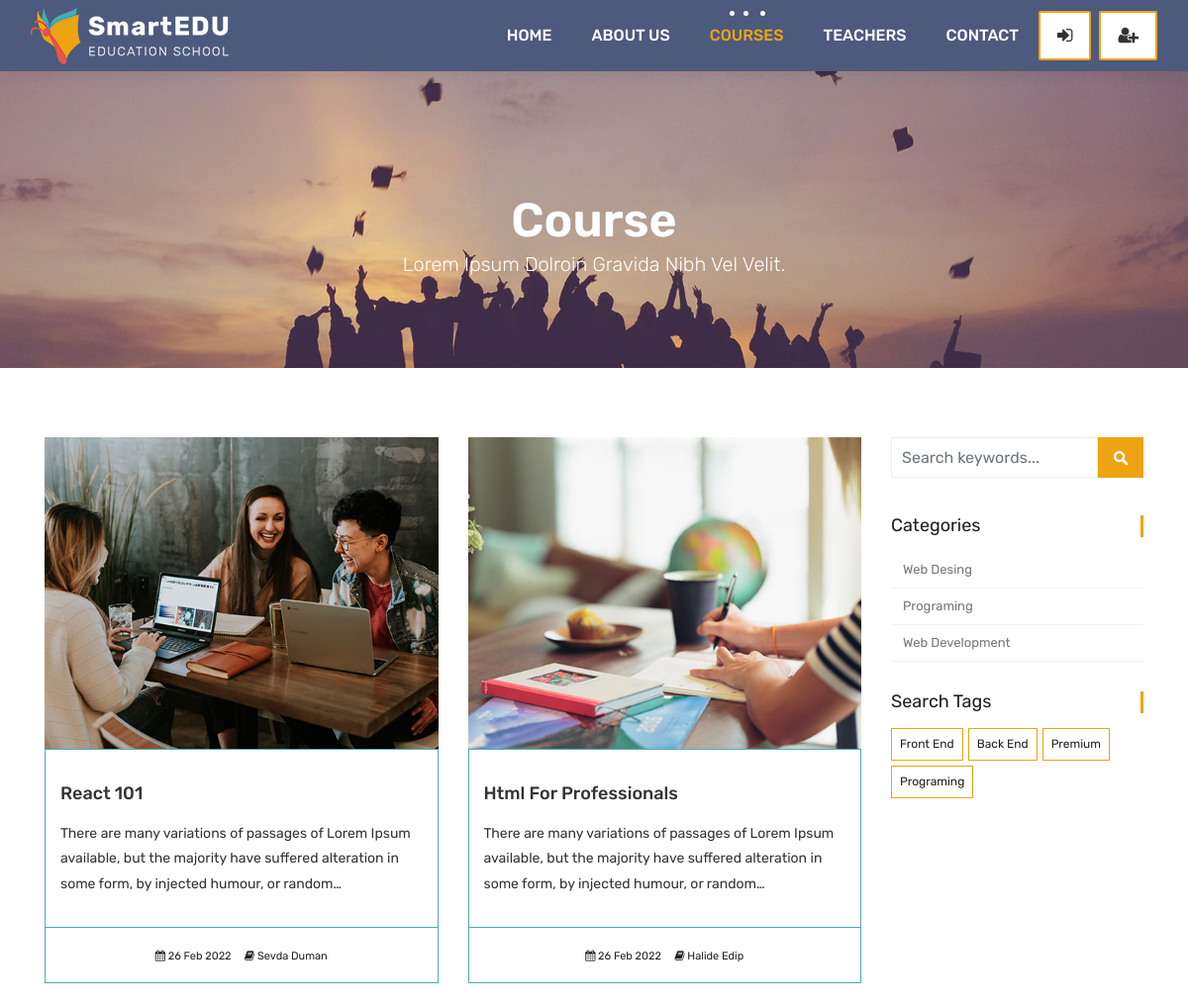
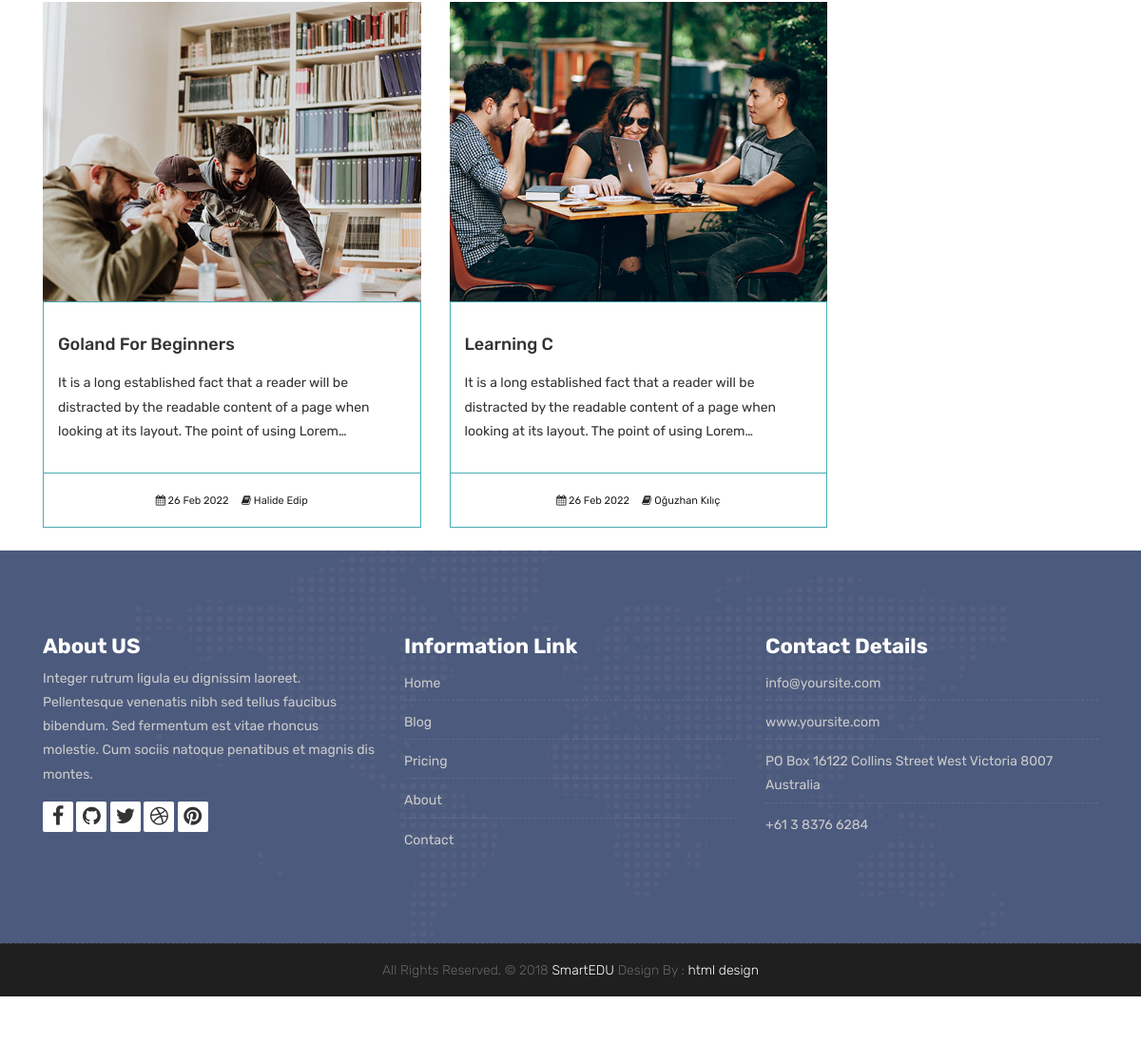
Page /courses/ on the committed database (2 pictures, top to bottom).
### courses/models.py (models this page shows, shortened)
class Course(models.Model):
	teacher = models.ForeignKey(Teacher, null=True, on_delete=models.CASCADE)
	name = models.CharField(max_length=200, unique=True, verbose_name="Kurs Adı",help_text="Kursu Adını Yazınız")
	category = models.ForeignKey(Category, null=True, on_delete=models.DO_NOTHING)
	tags = models.ManyToManyField(Tag, blank=True, null=True)
	students = models.ManyToManyField(User, blank=True, related_name='courses_joined')
	description = models.TextField(blank=True, null=True)
	image = models.ImageField(upload_to="courses/%Y/%m/%d/")
	date = models.DateTimeField(auto_now=True)
	available = models.BooleanField(default=True)

class Category(models.Model):
	name = models.CharField(max_length=50, null=True)
	slug = models.SlugField(max_length=50, unique=True, null=True)

class Tag(models.Model):
	name = models.CharField(max_length=50, null=True)
	slug = models.SlugField(max_length=50, unique=True, null=True)

### teachers/models.py (models this page shows)
class Teacher(models.Model):
	name = models.CharField(max_length=50)
	title = models.CharField(max_length=50)
	description = models.TextField(blank=True)
	image = models.ImageField(upload_to="courses/%Y/%m/%d/")
	facebook = models.URLField(max_length=100, blank=True)
	twitter = models.URLField(max_length=100, blank=True)
	linkedin = models.URLField(max_length=100, blank=True)
	youtube = models.URLField(max_length=100, blank=True)
	def __str__(self):
		return self.name

### courses/views.py (the view)
# urls.py: path('', views.course_list, name='courses'),
def course_list(request, category_slug=None, tag_slug=None):
	category_page = None
	tag_page = None
	categories = Category.objects.all()
	tags = Tag.objects.all()
	current_user = request.user
	if category_slug != None:
		category_page = get_object_or_404(Category,slug=category_slug)
		courses = Course.objects.filter(available=True, category=category_page)
	elif tag_slug !=None:
		tag_page =get_object_or_404(Tag, slug=tag_slug)
		courses = Course.objects.filter(available=True, tags=tag_page)
	else:
		if current_user.is_authenticated:
			enrolled_courses = current_user.courses_joined.all()
			courses = Course.objects.all().order_by('-date')
			for course in enrolled_courses:
				courses = courses.exclude(id=course.id)
		else:
			courses = Course.objects.all().order_by('-date')
	context = {
		'courses': courses,
		'categories': categories,
		'tags': tags
 	}
	return render(request, 'courses.html', context)

### templates/courses.html
{% extends 'partials/_base.html' %}
{% load static %}
{% block content %}
<div class="all-title-box">
	<div class="container text-center">
		<h1>Course<span class="m_1">Lorem Ipsum dolroin gravida nibh vel velit.</span></h1>
	</div>
</div>
<div id="overviews" class="section wb">
	<div class="container">
		<div class="row">
			<div class="col-lg-9 blog-post-single">
				<div class="row">
					{% for course in courses  %}
					<div class="col-lg-6 col-md-6 col-12 mb-4">
						<div class="course-item">
							<div class="image-blog">
								<img src="{{course.image.url}}" alt="" class="img-fluid">
							</div>
							<div class="course-br">
								<div class="course-title">
									<h2><a href="{% url 'course_detail' course.category.slug course.id %}"
											title="">{{course.name}}</a></h2>
								</div>
								<div class="course-desc">
									<p>{{course.description | truncatechars:150 }}</p>
								</div>
							</div>
							<div class="course-meta-bot">
								<ul>
									<li><i class="fa fa-calendar" aria-hidden="true"></i> {{course.date|date:"d M Y"}}
									</li>
									<li><i class="fa fa-book" aria-hidden="true"></i> {{course.teacher}}</li>
								</ul>
							</div>
						</div>
					</div>
					{% endfor %}
				</div>
			</div>
			<div class="col-lg-3 col-12 right-single">
				<div class="widget-search">
					<div class="site-search-area">
						<form method="get" id="site-searchform" action="{% url 'search' %}">
							<div>
								<input class="input-text form-control" name="search" placeholder="Search keywords..."
									type="text">
								<input id="searchsubmit" value="Search" type="submit">
							</div>
						</form>
					</div>
				</div>
				<div class="widget-categories">
					<h3 class="widget-title">Categories</h3>
					<ul>
						{% for category in categories %}
						<li><a href="{% url 'courses_by_category' category.slug %}">{{category.name}}</a></li>
						{% endfor %}
					</ul>
				</div>
				<div class="widget-tags">
					<h3 class="widget-title">Search Tags</h3>
					<ul class="tags">
						{% for tag in tags %}
						<li><a href="{% url 'courses_by_tag' tag.slug %}">{% if tag.slug in request.path %}
								<b>{{tag.name}}</b>
								{% else %}{{tag.name}}
								{% endif %}
							</a></li>
						{% endfor %}
					</ul>
				</div>
			</div>
		</div>
	</div>
	{% endblock %}

### templates/partials/_base.html (shortened to what this page needs)
{% load static %}
<!DOCTYPE html>
<html lang="en">
<link rel="stylesheet" href="{% static 'css/bootstrap.min.css' %}">
<link rel="stylesheet" href="{% static 'style.css' %}">
<link rel="stylesheet" href="{% static 'css/versions.css' %}">
<link rel="stylesheet" href="{% static 'css/responsive.css' %}">
<link rel="stylesheet" href="{% static 'css/custom.css' %}">
</head>
<body class="host_version">
	{% include 'partials/_navbar.html' %}
	{% block content %}
	{% endblock  %}
	{% include 'partials/_footer.html' %}

### templates/partials/_navbar.html (shortened to what this page needs)
{% load static %}
<header class="top-navbar">
	<nav class="navbar navbar-expand-lg navbar-light bg-light">
		<div class="container-fluid">
			<a class="navbar-brand" href="{% url 'index'%}">
				<img src="{% static 'images/logo.png' %}" alt="" />
			</a>
			<div class="collapse navbar-collapse" id="navbars-host">
				<ul class="navbar-nav ml-auto">
					<li class="nav-item {% if '/' == request.path %} active {% endif %}">
						<a class="nav-link" href="{% url 'index'%}">Home</a>
					</li>
					<li class="nav-item {% if 'about' in request.path %} active {% endif %}">
						<a class="nav-link" href="{% url 'about'%}">About Us</a>
					</li>
					<li class="nav-item {% if 'courses' in request.path %} active {% endif %}">
						<a class="nav-link" href="{% url 'courses'%}">Courses</a>
					</li>
					<li class="nav-item {% if 'teachers' in request.path %} active {% endif %}">
						<a class="nav-link" href="{% url 'teachers'%}">Teachers</a>
					</li>
					<li class="nav-item {% if 'contact' in request.path %} active {% endif %}">
						<a class="nav-link" href="{% url 'contact'%}">Contact</a>
					</li>
				</ul>
				<ul class="nav navbar-nav navbar-right">
					{% if user.is_authenticated %}
					<li>
						<a class="hover-btn-new log orange mr-2"
							href="{% url 'dashboard' %}"><span>{{user.username}}</span></a>
					</li>
					<li>
						<a class="hover-btn-new log orange"
							href="javascript:{document.getElementById('logout').submit()}"><span><i
								class="fa fa-sign-out"></i></span></a>
						<form action="{% url 'logout' %}" method="POST" id="logout">
							{% csrf_token %}
							<input type="hidden">
						</form>
					</li>
					{% else %}
					<li>
						<a class="hover-btn-new log orange mr-2" href="{% url 'login' %}"><span><i
									class="fa fa-sign-in"></i></span></a>
					</li>
					<li>
						<a class="hover-btn-new log orange" href="{% url 'register' %}"><span><i
									class="fa fa-user-plus"></i></span></a>
					</li>
					{% endif %}
				</ul>
			</div>
		</div>
	</nav>
</header>

### templates/partials/_footer.html (shortened to what this page needs)
{% load static %}
<footer class="footer">
	<div class="container">
		<div class="row">
			<div class="col-lg-4 col-md-4 col-xs-12">
				<div class="widget clearfix">
					<div class="widget-title">
						<h3>About US</h3>
					</div>
					<p> Integer rutrum ligula eu dignissim laoreet. Pellentesque venenatis nibh sed tellus faucibus
						bibendum. Sed fermentum est vitae rhoncus molestie. Cum sociis natoque penatibus et magnis dis
						montes.</p>
					<div class="footer-right">
						<ul class="footer-links-soi">
							<li><a href="#"><i class="fa fa-facebook"></i></a></li>
							<li><a href="#"><i class="fa fa-github"></i></a></li>
							<li><a href="#"><i class="fa fa-twitter"></i></a></li>
							<li><a href="#"><i class="fa fa-dribbble"></i></a></li>
							<li><a href="#"><i class="fa fa-pinterest"></i></a></li>
						</ul>
					</div>
				</div>
			</div>
			<div class="col-lg-4 col-md-4 col-xs-12">
				<div class="widget clearfix">
					<div class="widget-title">
						<h3>Information Link</h3>
					</div>
					<ul class="footer-links">
						<li><a href="#">Home</a></li>
						<li><a href="#">Blog</a></li>
						<li><a href="#">Pricing</a></li>
						<li><a href="#">About</a></li>
						<li><a href="#">Contact</a></li>
					</ul>
				</div>
			</div>
			<div class="col-lg-4 col-md-4 col-xs-12">
				<div class="widget clearfix">
					<div class="widget-title">
						<h3>Contact Details</h3>
					</div>
					<ul class="footer-links">
						<li><a href="mailto:#">info@yoursite.com</a></li>
						<li><a href="#">www.yoursite.com</a></li>
						<li>PO Box 16122 Collins Street West Victoria 8007 Australia</li>
						<li>+61 3 8376 6284</li>
					</ul>
				</div>
			</div>
		</div>
	</div>
</footer>
<div class="copyrights">
	<div class="container">
		<div class="footer-distributed">
			<div class="footer-center">
				<p class="footer-company-name">All Rights Reserved. &copy; 2018 <a href="#">SmartEDU</a> Design By : <a
						href="https://html.design/">html design</a></p>
			</div>
		</div>
	</div>
</div>
</body>
</html>

### rows in the picture
Course: image (picture), name "React 101", description "There are many variations of passages of Lorem Ipsum available, but the majority have suffered alteration in some form, by injected humour, or random…", date "26 Feb 2022", teacher "Sevda Duman"
Course: image (picture), name "Html For Professionals", description "There are many variations of passages of Lorem Ipsum available, but the majority have suffered alteration in some form, by injected humour, or random…", date "26 Feb 2022", teacher "Halide Edip"
Course: image (picture), name "Goland For Beginners", description "It is a long established fact that a reader will be distracted by the readable content of a page when looking at its layout. The point of using Lorem…", date "26 Feb 2022", teacher "Halide Edip"
Course: image (picture), name "Learning C", description "It is a long established fact that a reader will be distracted by the readable content of a page when looking at its layout. The point of using Lorem…", date "26 Feb 2022", teacher "Oğuzhan Kılıç"
Category: name "Web Desing"
Category: name "Programing"
Category: name "Web Development"
Tag: name "Front End"
Tag: name "Back End"
Tag: name "Premium"
Tag: name "Programing"
